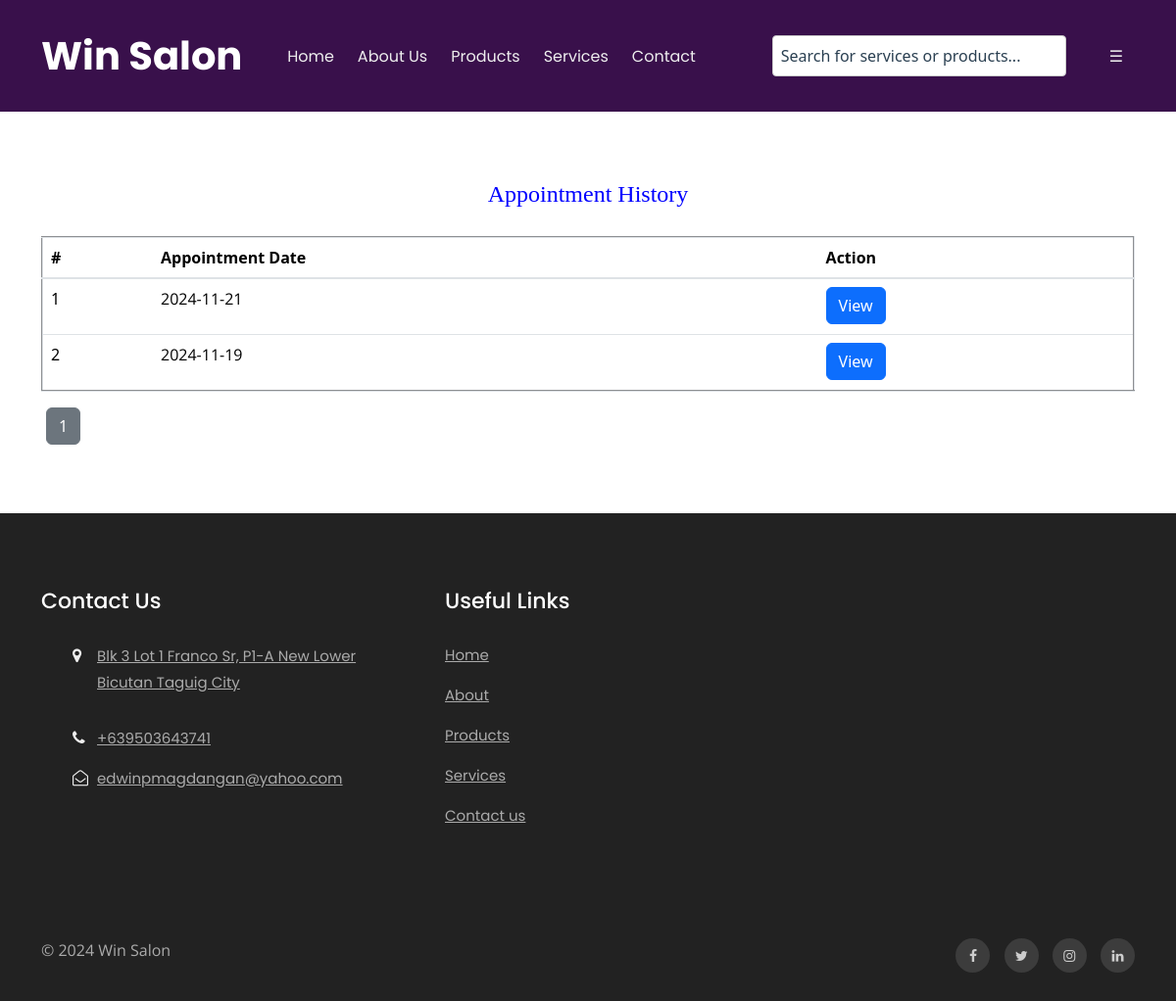
Page /bfs/booking-history.php (signed in) on the earlier database version.
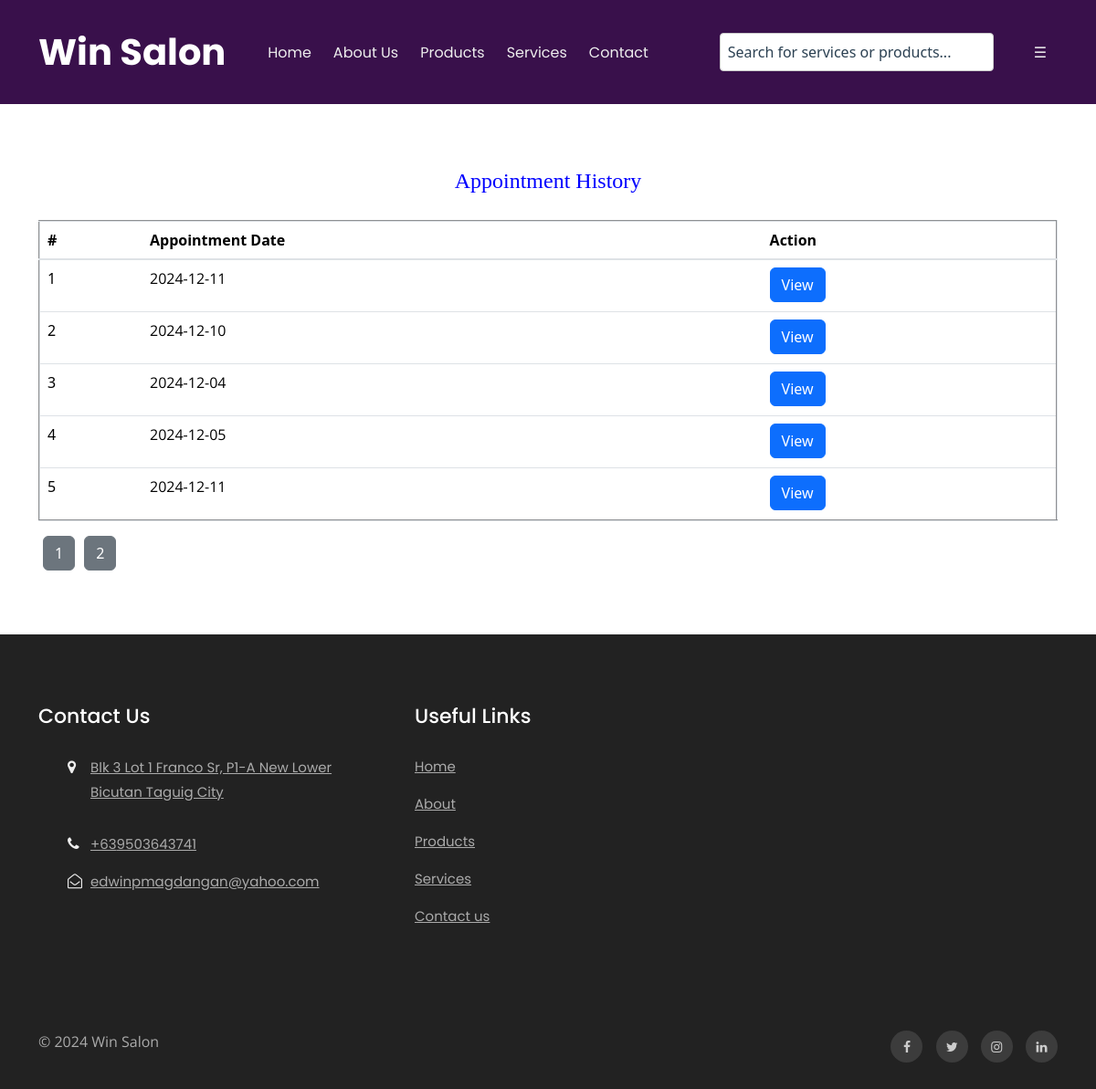
Same page on the later database version.
### tables this page shows
CREATE TABLE `tblbook` (
  `ID` int(10) NOT NULL,
  `UserID` int(10) DEFAULT NULL,
  `AptNumber` int(10) DEFAULT NULL,
  `AptDate` date DEFAULT NULL,
  `AptTime` time DEFAULT NULL,
  `Service` varchar(255) NOT NULL,
  `Message` mediumtext DEFAULT NULL,
  `BookingDate` timestamp NULL DEFAULT current_timestamp(),
  `Remark` varchar(250) DEFAULT NULL,
  `Status` varchar(250) DEFAULT NULL,
  `RemarkDate` timestamp NULL DEFAULT NULL ON UPDATE current_timestamp(),
  `Service_Total_Price` decimal(10,2) DEFAULT 0.00,
  `deleted_at` datetime DEFAULT NULL
);

CREATE TABLE `tblpage` (
  `ID` int(10) NOT NULL,
  `PageType` varchar(200) DEFAULT NULL,
  `PageTitle` mediumtext DEFAULT NULL,
  `PageDescription` mediumtext DEFAULT NULL,
  `Email` varchar(200) DEFAULT NULL,
  `MobileNumber` bigint(10) DEFAULT NULL,
  `UpdationDate` date DEFAULT NULL,
  `Timing` varchar(200) NOT NULL
);

### bfs/booking-history.php (the view, shortened to what the changed rows need)
<?php
include('includes/dbconnection.php');
if (strlen($_SESSION['bpmsuid']==0)) {
  header('location:logout.php');
} else {
  $limit = 5;
  $page = isset($_GET['page']) ? (int)$_GET['page'] : 1;
  $offset = ($page - 1) * $limit;
  ?>
<!doctype html>
<html lang="en">
  <head>
    <link rel="stylesheet" href="assets/css/style-starter.css">
  </head>
  <body id="home">
<?php include_once('includes/header.php');?>
<section class="w3l-contact-info-main" id="contact">
    <div class="contact-sec	">
        <div class="container">
            <div>
                <div class="table-content table-responsive cart-table-content m-t-30">
                        <table border="2" class="table">
                            <thead class="gray-bg">
                                <tr>
                                    <th>#</th>
                                    <th>Appointment Date</th>
                                    <th>Action</th>
                                </tr>
                            </thead>
                            <tbody>
                                <?php
                                $userid = $_SESSION['bpmsuid'];
                                $query = mysqli_query($con, "SELECT tbluser.ID as uid, tbluser.FirstName, tbluser.LastName, tbluser.Email, tbluser.MobileNumber, tblbook.ID as bid, tblbook.AptNumber, tblbook.AptDate, tblbook.AptTime, tblbook.Message, tblbook.BookingDate, tblbook.Status
                                                            FROM tblbook
                                                            JOIN tbluser ON tbluser.ID = tblbook.UserID
                                                            WHERE tbluser.ID = '$userid'
                                                            ORDER BY tblbook.BookingDate DESC
                                                            LIMIT $limit OFFSET $offset");
                                $cnt = 1;
                                while ($row = mysqli_fetch_array($query)) {
                                ?>
                                    <tr>
                                        <td><?php echo $cnt;?></td>
                                        <td><p><?php echo $row['AptDate']; ?></p></td>
                                        <td><a href="appointment-detail.php?aptnumber=<?php echo $row['AptNumber'];?>" class="btn btn-primary">View</a></td>
                                    </tr>
                                <?php
                                    $cnt++;
                                }
                                ?>
                            </tbody>
                        </table>
                    </div>
                </div>
<?php
$total_query = mysqli_query($con, "SELECT COUNT(*) AS total FROM tblbook WHERE UserID = '$userid'");
$total_result = mysqli_fetch_assoc($total_query);
$total_records = $total_result['total'];
$total_pages = ceil($total_records / $limit);
echo '<div class="pagination" style="text-align: center;">';
for ($i = 1; $i <= $total_pages; $i++) {
    echo '<a href="?page=' . $i . '" class="btn btn-secondary" style="margin: 0 5px;">' . $i . '</a>';
}
echo '</div>';
?>
            </div>
        </div>
</section>
<?php include_once('includes/footer.php');?>
</body>
</html>
<?php } ?>

### bfs/includes/footer.php (shortened to what the changed rows need)
<section class="w3l-footer-29-main">
    <div class="footer-29 py-5">
      <div class="container py-lg-4">
        <div class="row footer-top-29">
          <div class="col-lg-4 col-md-6 col-sm-8 footer-list-29 footer-1">
            <ul>
              <?php
$ret=mysqli_query($con,"select * from tblpage where PageType='contactus' ");
while ($row=mysqli_fetch_array($ret)) {
?>
              <li>
                <span class="fa fa-map-marker"></span>
                <p>
                  <a href="https://www.google.com/maps?q=Win Salon, Taguig City"
                    target="_blank"
                    rel="noopener noreferrer">
                    Blk 3 Lot 1 Franco Sr, P1-A New Lower Bicutan Taguig City
                  </a>
                </p>
              </li>
              <li><span class="fa fa-phone"></span><a href="tel:09503643741">+63<?php echo $row['MobileNumber'];?></a></li>
              <li><span class="fa fa-envelope-open-o"></span><a href="mailto:edwinpmagdangan@yahoo.com" class="mail">
                  <?php  echo $row['Email'];?></a></li><?php } ?>
            </ul>
          </div>
        </div>
      </div>
    </div>
  </section>

Differences in the rows shown:
no longer on this page (row unchanged): tblbook: AptDate "2024-11-21"
no longer on this page (row unchanged): tblbook: AptDate "2024-11-19"
added tblbook: AptDate "2024-12-11"
added tblbook: AptDate "2024-12-10"
added tblbook: AptDate "2024-12-04"
added tblbook: AptDate "2024-12-05"
added tblbook: AptDate "2024-12-11"
Other differences:
new list line: "2"
